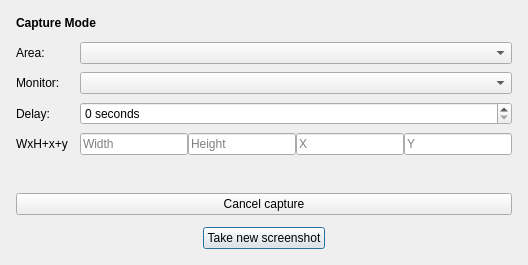
<?xml version="1.0" encoding="UTF-8"?>
<ui version="4.0">
 <class>CaptureLauncher</class>
 <widget class="QDialog" name="CaptureLauncher">
  <property name="geometry">
   <rect>
    <x>0</x>
    <y>0</y>
    <width>0</width>
    <height>0</height>
   </rect>
  </property>
  <property name="windowTitle">
   <string>Capture Launcher</string>
  </property>
  <layout class="QHBoxLayout" name="horizontalLayout_4">
   <property name="leftMargin"><number>16</number></property>
   <property name="topMargin"><number>16</number></property>
   <property name="rightMargin"><number>16</number></property>
   <property name="bottomMargin"><number>16</number></property>
   <item>
    <layout class="QVBoxLayout" name="verticalLayout_2">
     <property name="spacing"><number>12</number></property>
     <item>
      <widget class="QLabel" name="modeLabel">
       <property name="font">
        <font>
         <bold>true</bold>
        </font>
       </property>
       <property name="text">
        <string>Capture Mode</string>
       </property>
       <property name="alignment">
        <set>Qt::AlignmentFlag::AlignLeading|Qt::AlignmentFlag::AlignLeft|Qt::AlignmentFlag::AlignVCenter</set>
       </property>
       <property name="margin">
        <number>-1</number>
       </property>
      </widget>
     </item>
     <item>
      <layout class="QGridLayout" name="gridLayout_3">
       <property name="horizontalSpacing"><number>12</number></property>
       <property name="verticalSpacing"><number>8</number></property>
       <item row="1" column="0">
        <widget class="QLabel" name="areaLabel">
         <property name="text">
          <string>Area:</string>
         </property>
        </widget>
       </item>
       <item row="1" column="1">
        <widget class="QComboBox" name="captureType">
         <property name="sizePolicy">
          <sizepolicy hsizetype="Expanding" vsizetype="Fixed">
           <horstretch>1</horstretch>
           <verstretch>0</verstretch>
          </sizepolicy>
         </property>
         <property name="sizeAdjustPolicy">
          <enum>QComboBox::SizeAdjustPolicy::AdjustToContents</enum>
         </property>
         <property name="currentText">
          <string/>
         </property>
        </widget>
       </item>
       <item row="3" column="0">
        <widget class="QLabel" name="delayLabel">
         <property name="text">
          <string>Delay:</string>
         </property>
        </widget>
       </item>
       <item row="2" column="0">
        <widget class="QLabel" name="monitorLabel">
         <property name="text">
          <string>Monitor:</string>
         </property>
        </widget>
       </item>
       <item row="2" column="1">
        <widget class="QComboBox" name="monitorSelection">
         <property name="sizePolicy">
          <sizepolicy hsizetype="Expanding" vsizetype="Fixed">
           <horstretch>1</horstretch>
           <verstretch>0</verstretch>
          </sizepolicy>
         </property>
        </widget>
       </item>
       <item row="4" column="0">
        <widget class="QLabel" name="sizeLabel">
         <property name="sizePolicy">
          <sizepolicy hsizetype="Minimum" vsizetype="Preferred">
           <horstretch>0</horstretch>
           <verstretch>0</verstretch>
          </sizepolicy>
         </property>
         <property name="text">
          <string>WxH+x+y</string>
         </property>
        </widget>
       </item>
       <item row="3" column="1">
        <widget class="QSpinBox" name="delayTime">
         <property name="suffix">
          <string> seconds</string>
         </property>
         <property name="minimum">
          <number>0</number>
         </property>
         <property name="maximum">
          <number>999</number>
         </property>
        </widget>
       </item>
       <item row="4" column="1">
        <layout class="QHBoxLayout" name="horizontalLayout">
         <item>
          <widget class="QLineEdit" name="screenshotWidth">
           <property name="sizePolicy">
            <sizepolicy hsizetype="Preferred" vsizetype="Fixed">
             <horstretch>0</horstretch>
             <verstretch>0</verstretch>
            </sizepolicy>
           </property>
           <property name="placeholderText"><string>Width</string></property>
           <property name="accessibleName"><string>Capture width</string></property>
          </widget>
         </item>
         <item>
          <widget class="QLineEdit" name="screenshotHeight">
           <property name="sizePolicy">
            <sizepolicy hsizetype="Preferred" vsizetype="Fixed">
             <horstretch>0</horstretch>
             <verstretch>0</verstretch>
            </sizepolicy>
           </property>
           <property name="placeholderText"><string>Height</string></property>
           <property name="accessibleName"><string>Capture height</string></property>
          </widget>
         </item>
         <item>
          <widget class="QLineEdit" name="screenshotX">
           <property name="sizePolicy">
            <sizepolicy hsizetype="Preferred" vsizetype="Fixed">
             <horstretch>0</horstretch>
             <verstretch>0</verstretch>
            </sizepolicy>
           </property>
           <property name="placeholderText"><string>X</string></property>
           <property name="accessibleName"><string>Horizontal position</string></property>
          </widget>
         </item>
         <item>
          <widget class="QLineEdit" name="screenshotY">
           <property name="sizePolicy">
            <sizepolicy hsizetype="Preferred" vsizetype="Fixed">
             <horstretch>0</horstretch>
             <verstretch>0</verstretch>
            </sizepolicy>
           </property>
           <property name="placeholderText"><string>Y</string></property>
           <property name="accessibleName"><string>Vertical position</string></property>
          </widget>
         </item>
        </layout>
       </item>
      </layout>
     </item>
     <item alignment="Qt::AlignmentFlag::AlignHCenter">
      <widget class="QLabel" name="countdownLabel">
       <property name="text">
        <string/>
       </property>
      </widget>
     </item>
     <item>
      <widget class="QPushButton" name="cancelButton">
       <property name="text"><string>Cancel capture</string></property>
       <property name="autoDefault"><bool>false</bool></property>
      </widget>
     </item>
     <item alignment="Qt::AlignmentFlag::AlignHCenter">
      <widget class="QPushButton" name="launchButton">
       <property name="sizePolicy">
        <sizepolicy hsizetype="Minimum" vsizetype="Fixed">
         <horstretch>0</horstretch>
         <verstretch>0</verstretch>
        </sizepolicy>
       </property>
       <property name="text">
        <string>Take new screenshot</string>
       </property>
      </widget>
     </item>
    </layout>
   </item>
  </layout>
 </widget>
 <resources/>
 <connections/>
</ui>
